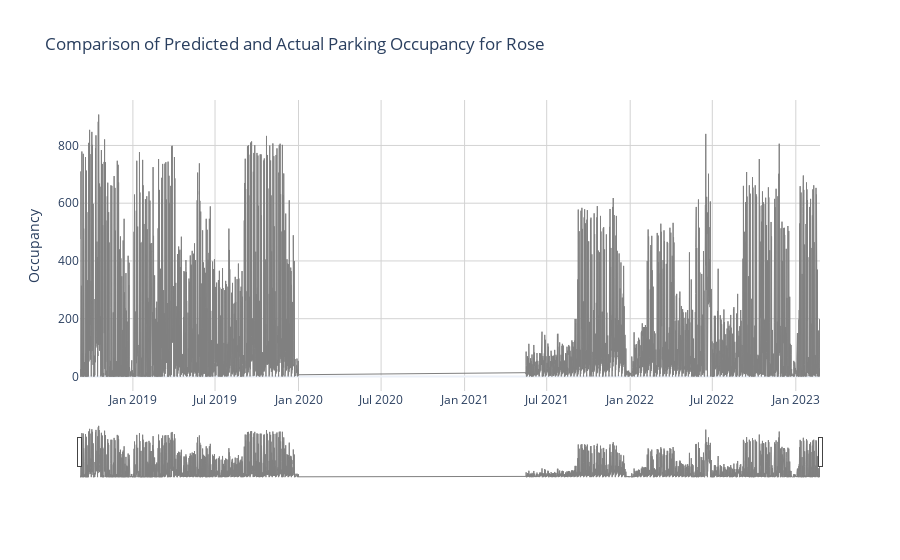

The notebook cell saved with this chart:
### Code cell
import plotly.graph_objects as go


# Create a new figure
fig = go.Figure()

# Add trace for the initial training data
fig.add_trace(go.Scatter(x=train.index, y=train['Occupancy'],
                         name='Initial Training Data',
                         line=dict(color='gray', width=1),
                         hovertemplate='<b>Date</b>: %{x|%m-%d-%Y}<br>' +
                                       '<b>Occupancy</b>: %{y}<br>' +
                                       '<b>Day of Week</b>: %{x| %A}<extra></extra>'))


# Update layout
fig.update_layout(
    title=f'Comparison of Predicted and Actual Parking Occupancy for {parking_lot_to_predict}',
    xaxis=dict(
        rangeslider=dict(visible=True),
        type='date'
    ),
    yaxis_title='Occupancy',
    template='plotly_white',
)

# Update axes appearance
fig.update_xaxes(showgrid=True, gridwidth=1, gridcolor='lightgrey')
fig.update_yaxes(showgrid=True, gridwidth=1, gridcolor='lightgrey')

# Show the plot
fig.show()

### Figure 1 — Plotly figure (JSON) as saved in the notebook; plotly's stock layout.template omitted (floating-point values rounded to 4 significant figures; data arrays with more than 128 entries replaced by an {"elided": "..."} marker saying what was removed)
{"data": [{"hovertemplate": "<b>Date</b>: %{x|%m-%d-%Y}<br><b>Occupancy</b>: %{y}<br><b>Day of Week</b>: %{x| %A}<extra></extra>", "line": {"color": "gray", "width": 1}, "name": "Initial Training Data", "type": "scatter", "x": {"elided": "27116 str values"}, "y": {"elided": "27116 int values"}}], "layout": {"title": {"text": "Comparison of Predicted and Actual Parking Occupancy for Rose"}, "xaxis": {"gridcolor": "lightgrey", "gridwidth": 1, "rangeslider": {"visible": true}, "showgrid": true, "type": "date"}, "yaxis": {"gridcolor": "lightgrey", "gridwidth": 1, "showgrid": true, "title": {"text": "Occupancy"}}}}
